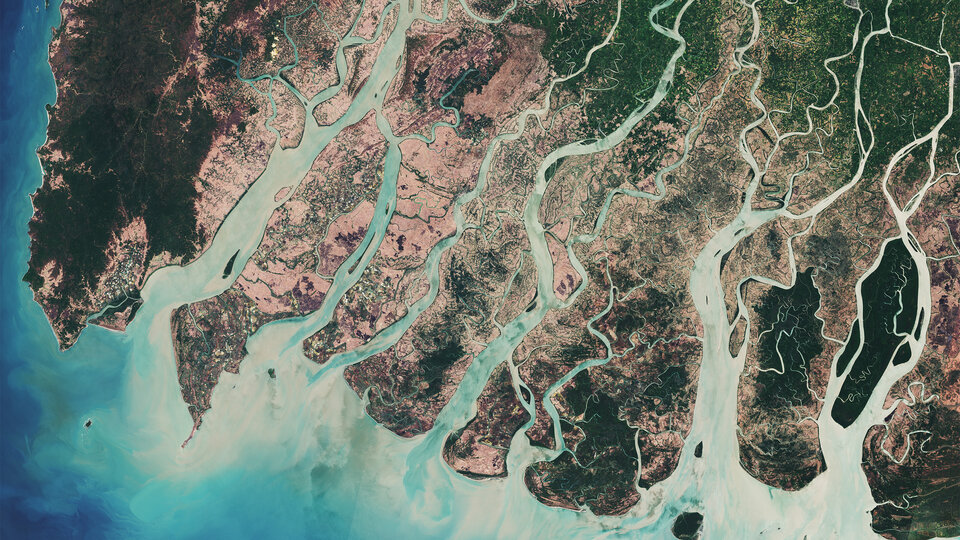
#> input picture SatelliteImage.jpg, 960 x 540 px
$ jupyter execute --allow-errors ImageAcqAndProcessing.ipynb   (shell and % lines are left out)
#> lines starting #> are read from the running program, lines starting #| are printed output that depends on the picture; after the words box and inside, x2 and y2 are one past the last pixel; in counts of white or black regions, pixels touching at a corner belong together
[cell 1]
from PIL import Image
import numpy as np
import matplotlib.pyplot as plt
from scipy.ndimage import uniform_filter

[cell 2]
image_path = './SatelliteImage.jpg'
image = Image.open(image_path)
#> image is the input picture: PIL image 960x540 RGB; mean R, G, B 109.7, 120.8, 111.1

gray_image = image.convert('L')
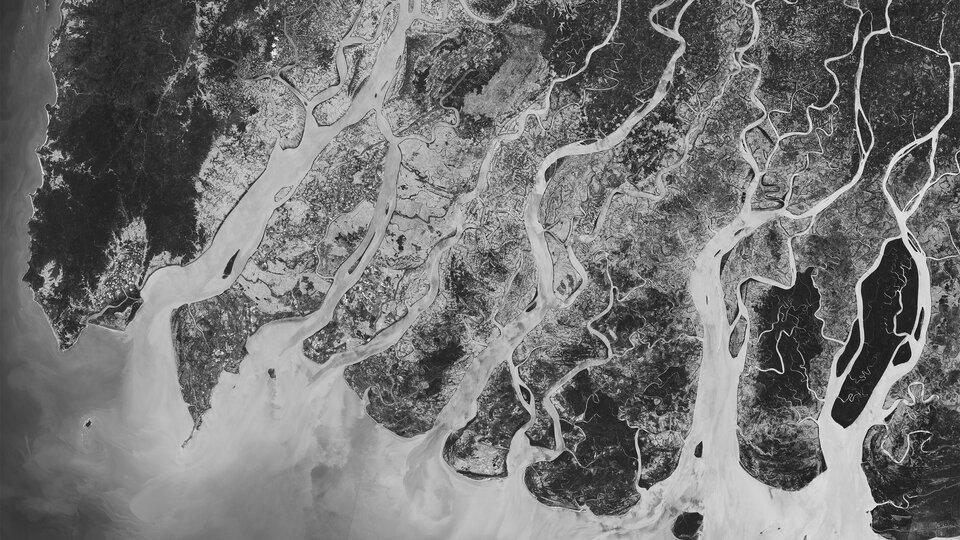
#> gray_image: PIL image 960x540 L; min 2, max 254, mean 116.4
gray_array = np.array(gray_image)

# Thresholding
# Fixed Thresholding
threshold_value = 128  # Example value
binary_image = gray_array > threshold_value
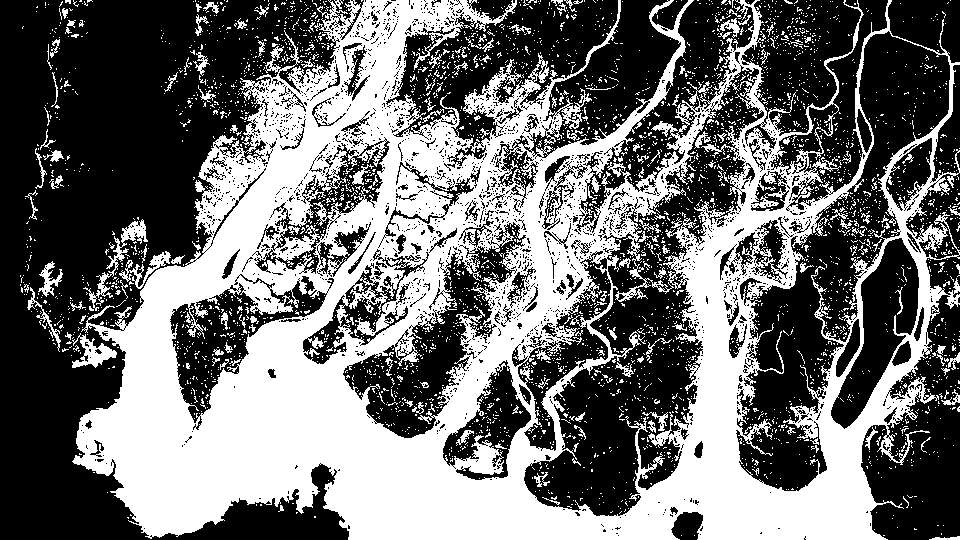
#> binary_image: shape (540, 960) bool; 43.4% white; 3733 white regions (3559 under 20 px), largest, box (x1, y1, x2, y2) and area: (72, 0, 960, 540) 204375, (83, 219, 148, 311) 846, (72, 333, 117, 368) 643

# Adaptive Thresholding
window_size = 25  # Example window size
local_mean = uniform_filter(gray_array, size=window_size)
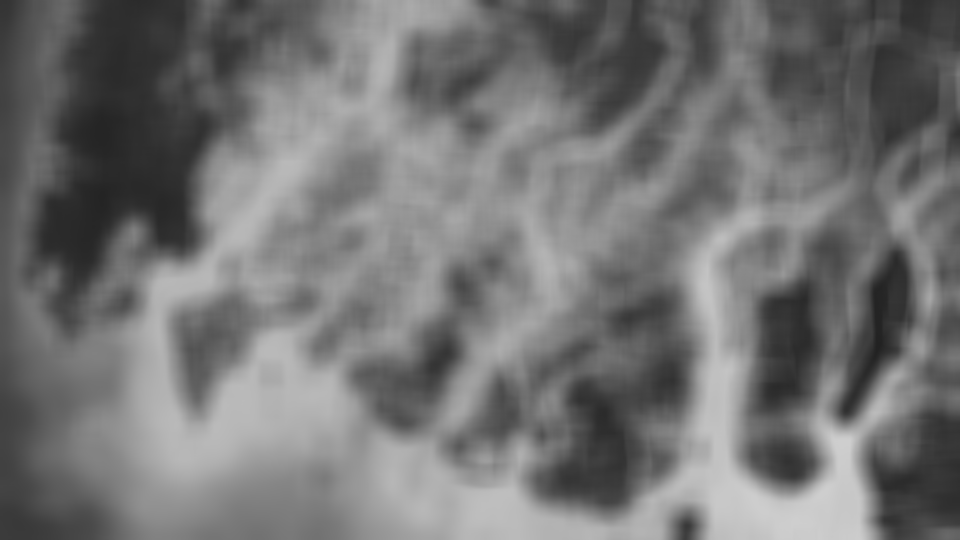
#> local_mean: shape (540, 960); min 34, max 206, mean 115.4
adaptive_binary_image = gray_array > local_mean
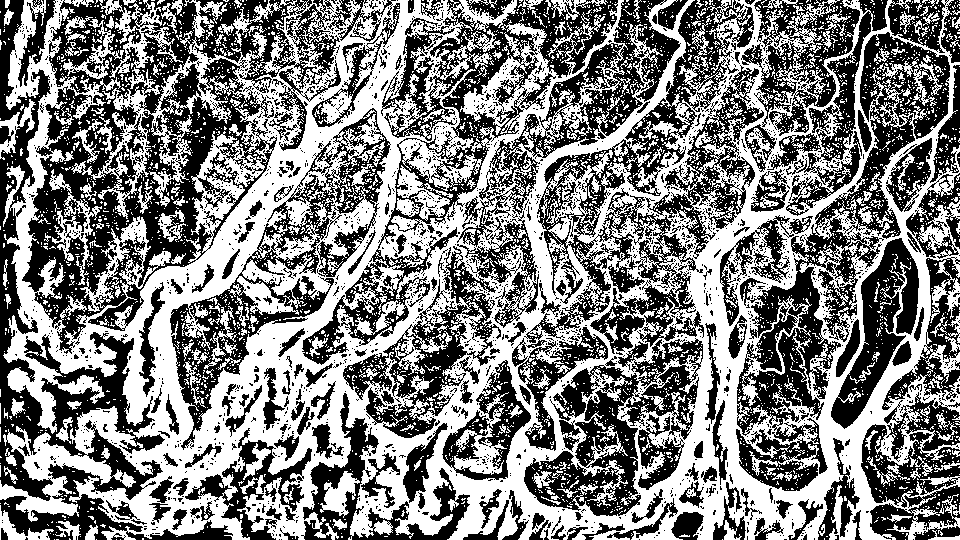
#> adaptive_binary_image: shape (540, 960) bool; 50% white; 4139 white regions (3901 under 20 px), largest, box (x1, y1, x2, y2) and area: (0, 0, 960, 540) 224279, (99, 0, 183, 78) 1685, (49, 169, 102, 285) 1348

# Contrast Stretching
# Linear Contrast Stretching
min_intensity = np.min(gray_array)
#> min_intensity = 2
max_intensity = np.max(gray_array)
#> max_intensity = 254
stretched_array = ((gray_array - min_intensity) / (max_intensity - min_intensity) * 255).astype(np.uint8)

# Non-Linear Contrast Stretching (Gamma Correction)
gamma = 2.2  # Example value
gamma_corrected_array = ((gray_array / 255.0) ** (1.0 / gamma) * 255).astype(np.uint8)
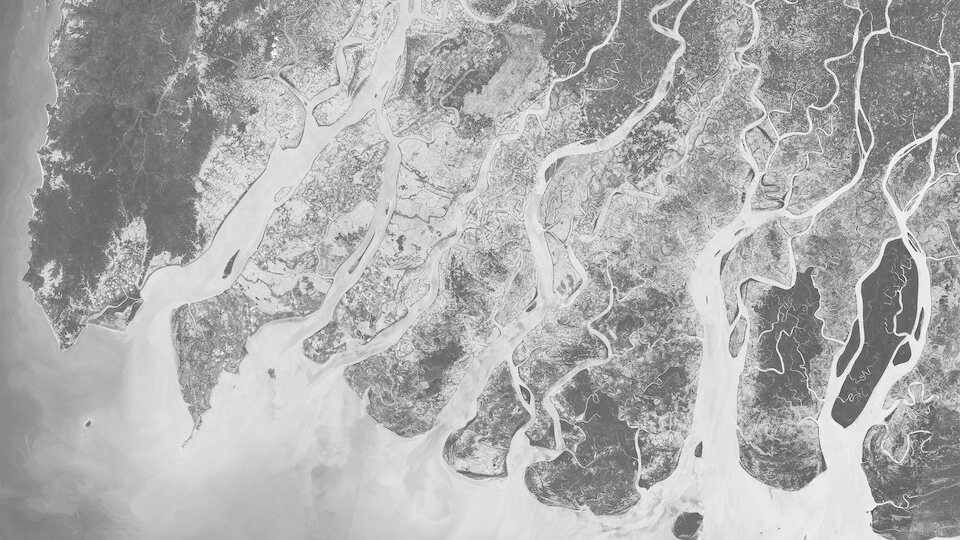
#> gamma_corrected_array: shape (540, 960); min 28, max 254, mean 172.7
